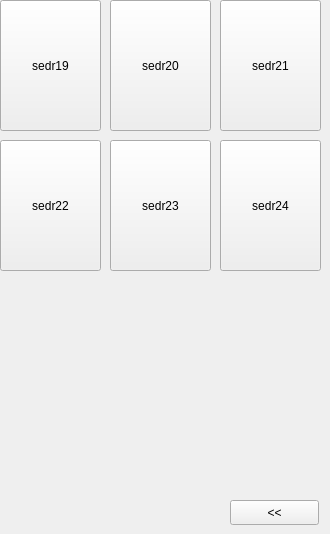
     <widget class="QWidget" name="page_24">
      <widget class="QPushButton" name="btn_sedr19">
       <property name="geometry">
        <rect>
         <x>0</x>
         <y>0</y>
         <width>101</width>
         <height>131</height>
        </rect>
       </property>
       <property name="text">
        <string>sedr19</string>
       </property>
      </widget>
      <widget class="QPushButton" name="btn_sedr20">
       <property name="geometry">
        <rect>
         <x>110</x>
         <y>0</y>
         <width>101</width>
         <height>131</height>
        </rect>
       </property>
       <property name="text">
        <string>sedr20</string>
       </property>
      </widget>
      <widget class="QPushButton" name="btn_sedr21">
       <property name="geometry">
        <rect>
         <x>220</x>
         <y>0</y>
         <width>101</width>
         <height>131</height>
        </rect>
       </property>
       <property name="text">
        <string>sedr21</string>
       </property>
      </widget>
      <widget class="QPushButton" name="btn_sedr22">
       <property name="geometry">
        <rect>
         <x>0</x>
         <y>140</y>
         <width>101</width>
         <height>131</height>
        </rect>
       </property>
       <property name="text">
        <string>sedr22</string>
       </property>
      </widget>
      <widget class="QPushButton" name="btn_sedr23">
       <property name="geometry">
        <rect>
         <x>110</x>
         <y>140</y>
         <width>101</width>
         <height>131</height>
        </rect>
       </property>
       <property name="text">
        <string>sedr23</string>
       </property>
      </widget>
      <widget class="QPushButton" name="btn_sedr24">
       <property name="geometry">
        <rect>
         <x>220</x>
         <y>140</y>
         <width>101</width>
         <height>131</height>
        </rect>
       </property>
       <property name="text">
        <string>sedr24</string>
       </property>
      </widget>
      <widget class="QPushButton" name="btn_setdrinkinpv_2">
       <property name="geometry">
        <rect>
         <x>230</x>
         <y>500</y>
         <width>89</width>
         <height>25</height>
        </rect>
       </property>
       <property name="text">
        <string>&lt;&lt;</string>
       </property>
      </widget>
     </widget>
